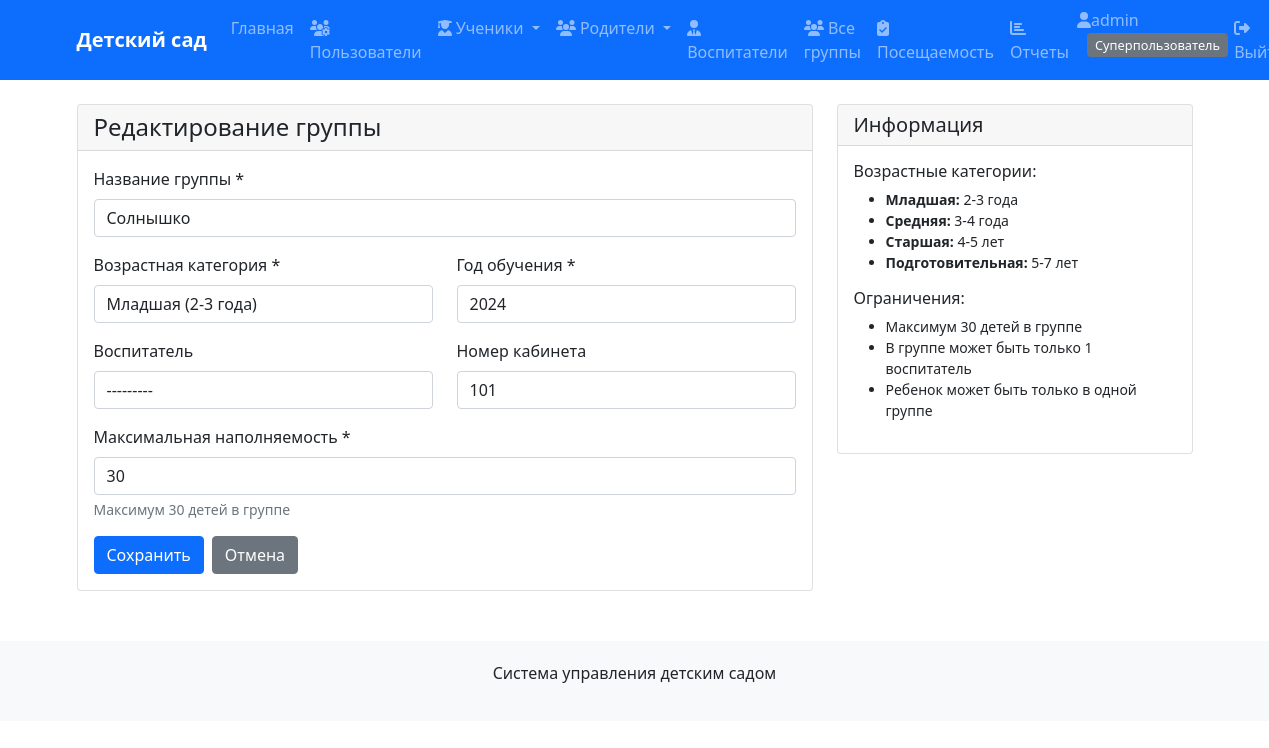
The page /groups/1/edit/ (signed in) on the database its author committed.
### kindergarten/models.py (models this page shows, shortened)
class Group(models.Model):
    CATEGORY_CHOICES = [
        ('Младшая', 'Младшая (2-3 года)'),
        ('Средняя', 'Средняя (3-4 года)'),
        ('Старшая', 'Старшая (4-5 лет)'),
        ('Подготовительная', 'Подготовительная (5-7 лет)'),
    ]
    MAX_STUDENTS = 30  # Максимальная наполняемость группы
    group_id = models.AutoField(primary_key=True)
    group_name = models.CharField(max_length=50, unique=True, verbose_name='Название группы', db_index=True)
    group_category = models.CharField(max_length=20, choices=CATEGORY_CHOICES,
                                     verbose_name='Возрастная категория', db_index=True)
    group_year = models.IntegerField(verbose_name='Год обучения', default=2024, db_index=True)
    teacher = models.ForeignKey(Teacher, on_delete=models.SET_NULL, null=True,
                               blank=True, verbose_name='Воспитатель')
    room_number = models.CharField(max_length=10, verbose_name='Номер кабинета',
                                  default='101')
    max_capacity = models.IntegerField(verbose_name='Максимальная наполняемость',
                                      default=MAX_STUDENTS)
    class Meta:
        verbose_name = 'Группа'
        verbose_name_plural = 'Группы'
        indexes = [
            models.Index(fields=['group_category', 'group_year']),
            models.Index(fields=['teacher', 'group_year']),
        ]

class Teacher(models.Model):
    POSITION_CHOICES = [
        ('Младший воспитатель', 'Младший воспитатель'),
        ('Воспитатель', 'Воспитатель'),
        ('Старший воспитатель', 'Старший воспитатель'),
        ('Заведующий', 'Заведующий'),
        ('Методист', 'Методист'),
    ]
    teacher_id = models.AutoField(primary_key=True)
    teacher_fio = models.CharField(max_length=100, verbose_name='ФИО воспитателя', db_index=True)
    teacher_position = models.CharField(max_length=50, choices=POSITION_CHOICES,
                                       default='Воспитатель', verbose_name='Должность', db_index=True)
    teacher_number = models.CharField(max_length=20, verbose_name='Номер телефона')
    user = models.OneToOneField(User, on_delete=models.CASCADE, null=True, blank=True,
                               related_name='teacher_profile')
    def __str__(self):
        return f"{self.teacher_fio} ({self.teacher_position})"
    class Meta:
        verbose_name = 'Воспитатель'
        verbose_name_plural = 'Воспитатели'
        indexes = [
            models.Index(fields=['teacher_fio', 'teacher_position']),
        ]

### kindergarten/views.py (the view)
# urls.py: path('groups/<int:pk>/edit/', views.group_edit, name='group_edit'),
@login_required
@user_passes_test(is_director_or_superuser, login_url='home')
def group_edit(request, pk):
    group = get_object_or_404(Group, pk=pk)
    if request.method == 'POST':
        form = GroupForm(request.POST, instance=group)
        if form.is_valid():
            form.save()
            messages.success(request, f'Группа {group.group_name} обновлена!')
            return redirect('group_detail', pk=group.pk)
    else:
        form = GroupForm(instance=group)
    return render(request, 'kindergarten/group_form.html', {'form': form, 'title': 'Редактирование группы'})

### kindergarten/forms.py (shortened to what this page needs)
class GroupForm(forms.ModelForm):
    class Meta:
        model = Group
        fields = '__all__'
        widgets = {
            'group_name': forms.TextInput(attrs={'class': 'form-control', 'placeholder': 'Солнышко'}),
            'group_category': forms.Select(attrs={'class': 'form-control'}),
            'group_year': forms.NumberInput(attrs={'class': 'form-control', 'min': '2020', 'max': '2030'}),
            'teacher': forms.Select(attrs={'class': 'form-control'}),
            'room_number': forms.TextInput(attrs={'class': 'form-control', 'placeholder': '101'}),
            'max_capacity': forms.NumberInput(attrs={'class': 'form-control', 'min': '1', 'max': '30', 'value': '30'}),
        }

### kindergarten/views.py (called while the page is built)
def is_director_or_superuser(user):
    return user.groups.filter(name='Заведующие').exists() or user.is_superuser

### kindergarten/templates/kindergarten/group_form.html (shortened to what this page needs)
{% extends 'kindergarten/base.html' %}
{% block content %}
<div class="row">
    <div class="col-md-8">
        <div class="card">
            <div class="card-header">
                <h4 class="mb-0">{{ title }}</h4>
            </div>
            <div class="card-body">
                <form method="post">
                    <div class="mb-3">
                        <label for="{{ form.group_name.id_for_label }}" class="form-label">
                            Название группы *
                        </label>
                        {{ form.group_name }}
                    </div>
                    <div class="row">
                        <div class="col-md-6">
                            <div class="mb-3">
                                <label for="{{ form.group_category.id_for_label }}" class="form-label">
                                    Возрастная категория *
                                </label>
                                {{ form.group_category }}
                            </div>
                        </div>
                        <div class="col-md-6">
                            <div class="mb-3">
                                <label for="{{ form.group_year.id_for_label }}" class="form-label">
                                    Год обучения *
                                </label>
                                {{ form.group_year }}
                            </div>
                        </div>
                    </div>
                    <div class="row">
                        <div class="col-md-6">
                            <div class="mb-3">
                                <label for="{{ form.teacher.id_for_label }}" class="form-label">
                                    Воспитатель
                                </label>
                                {{ form.teacher }}
                            </div>
                        </div>
                        <div class="col-md-6">
                            <div class="mb-3">
                                <label for="{{ form.room_number.id_for_label }}" class="form-label">
                                    Номер кабинета
                                </label>
                                {{ form.room_number }}
                            </div>
                        </div>
                    </div>
                    <div class="mb-3">
                        <label for="{{ form.max_capacity.id_for_label }}" class="form-label">
                            Максимальная наполняемость *
                        </label>
                        {{ form.max_capacity }}
                        <div class="form-text">Максимум 30 детей в группе</div>
                    </div>
                    <div class="d-flex gap-2">
                        <button type="submit" class="btn btn-primary">
                             Сохранить
                        </button>
                        <a href="{% url 'group_list' %}" class="btn btn-secondary">
                             Отмена
                        </a>
                    </div>
                </form>
            </div>
        </div>
    </div>
    <div class="col-md-4">
        <div class="card">
            <div class="card-header">
                <h5 class="mb-0"> Информация</h5>
            </div>
            <div class="card-body">
                <h6>Возрастные категории:</h6>
                <ul class="small">
                    <li><strong>Младшая:</strong> 2-3 года</li>
                    <li><strong>Средняя:</strong> 3-4 года</li>
                    <li><strong>Старшая:</strong> 4-5 лет</li>
                    <li><strong>Подготовительная:</strong> 5-7 лет</li>
                </ul>
                <h6 class="mt-3">Ограничения:</h6>
                <ul class="small">
                    <li>Максимум 30 детей в группе</li>
                    <li>В группе может быть только 1 воспитатель</li>
                    <li>Ребенок может быть только в одной группе</li>
                </ul>
            </div>
        </div>
    </div>
</div>
{% endblock %}

### kindergarten/templates/kindergarten/base.html (shortened to what this page needs)
<!DOCTYPE html>
<html lang="ru">
<head>
    <link href="https://cdn.jsdelivr.net/npm/bootstrap@5.1.3/dist/css/bootstrap.min.css" rel="stylesheet">
</head>
<body>
    <nav class="navbar navbar-expand-lg navbar-dark bg-primary">
        <div class="container">
            <a class="navbar-brand" href="{% url 'home' %}">Детский сад</a>
            <div class="collapse navbar-collapse" id="navbarNav">
                <ul class="navbar-nav me-auto">
                    <li class="nav-item">
                        <a class="nav-link" href="{% url 'home' %}">Главная</a>
                    </li>
                    {% if user.is_authenticated %}
                        {% if user.groups.all.0.name == 'Родители' %}
                            {% if user.parent_profile %}
                                <li class="nav-item">
                                    <a class="nav-link" href="{% url 'parent_detail' user.parent_profile.pk %}">
                                        <i class="fas fa-user"></i> Мой профиль
                                    </a>
                                </li>
                                {% with children=user.parent_profile.studentparent_set.all %}
                                    {% if children %}
                                        <li class="nav-item">
                                            <a class="nav-link" href="{% url 'student_detail' children.0.student.pk %}">
                                                <i class="fas fa-child"></i> Мой ребенок
                                            </a>
                                        </li>
                                        <li class="nav-item">
                                            <a class="nav-link" href="{% url 'group_detail' children.0.student.group.pk %}">
                                                <i class="fas fa-users"></i> Группа ребенка
                                            </a>
                                        </li>
                                    {% endif %}
                                {% endwith %}
                            {% endif %}
                        {% elif user.is_superuser %}
                            <li class="nav-item">
                                <a class="nav-link" href="{% url 'user_management' %}">
                                    <i class="fas fa-users-cog"></i> Пользователи
                                </a>
                            </li>
                            <li class="nav-item dropdown">
                                <a class="nav-link dropdown-toggle" href="#" id="studentsDropdown" role="button" data-bs-toggle="dropdown">
                                    <i class="fas fa-user-graduate"></i> Ученики
                                </a>
                            </li>
                            <li class="nav-item dropdown">
                                <a class="nav-link dropdown-toggle" href="#" id="parentsDropdown" role="button" data-bs-toggle="dropdown">
                                    <i class="fas fa-users"></i> Родители
                                </a>
                            </li>
                            <li class="nav-item">
                                <a class="nav-link" href="{% url 'teacher_list' %}">
                                    <i class="fas fa-user-tie"></i> Воспитатели
                                </a>
                            </li>
                            <li class="nav-item">
                                <a class="nav-link" href="{% url 'group_list' %}">
                                    <i class="fas fa-users"></i> Все группы
                                </a>
                            </li>
                            <li class="nav-item">
                                <a class="nav-link" href="{% url 'attendance_list' %}">
                                    <i class="fas fa-clipboard-check"></i> Посещаемость
                                </a>
                            </li>
                        {% endif %}
                        <li class="nav-item">
                            <a class="nav-link" href="{% url 'reports_dashboard' %}">
                                <i class="fas fa-chart-bar"></i> Отчеты
                            </a>
                        </li>
                    {% endif %}
                </ul>
                <ul class="navbar-nav">
                    {% if user.is_authenticated %}
                        <li class="nav-item">
                            <span class="navbar-text me-3">
                                <i class="fas fa-user"></i>{{ user.username }}
                                <span class="user-role">
                                    {% if user.groups.all.0.name == 'Родители' %}
                                        Родитель
                                    {% elif user.groups.all.0.name == 'Воспитатели' %}
                                        Воспитатель
                                    {% elif user.groups.all.0.name == 'Заведующие' %}
                                        Администратор
                                    {% elif user.is_superuser %}
                                        Суперпользователь
                                    {% endif %}
                                </span>
                            </span>
                        </li>
                        <li class="nav-item">
                            <a class="nav-link" href="{% url 'logout' %}">
                                <i class="fas fa-sign-out-alt"></i> Выйти
                            </a>
                        </li>
                    {% endif %}
                </ul>
            </div>
        </div>
    </nav>
    <div class="container mt-4">
        {% block content %}{% endblock %}
    </div>
    <footer class="footer">
        <div class="container text-center">
            <p>Система управления детским садом</p>
        </div>
    </footer>
</body>
</html>

### kindergarten/templates/kindergarten/base.html (style rules this page uses)
.navbar-brand { font-weight: bold; }
.footer { margin-top: 50px; padding: 20px; background-color: #f8f9fa; }
.user-role { background-color: #6c757d; color: white; padding: 3px 8px; border-radius: 4px; font-size: 0.8em; margin-left: 10px; }

### rows shown on the page
Group: group_name "Солнышко", group_category "Младшая (2-3 года)", group_year "2024", room_number "101", max_capacity "30"
Teacher: teacher "---------"

### other values the page prints
{{ user.username }} "admin"
{{ title }} "Редактирование группы"
